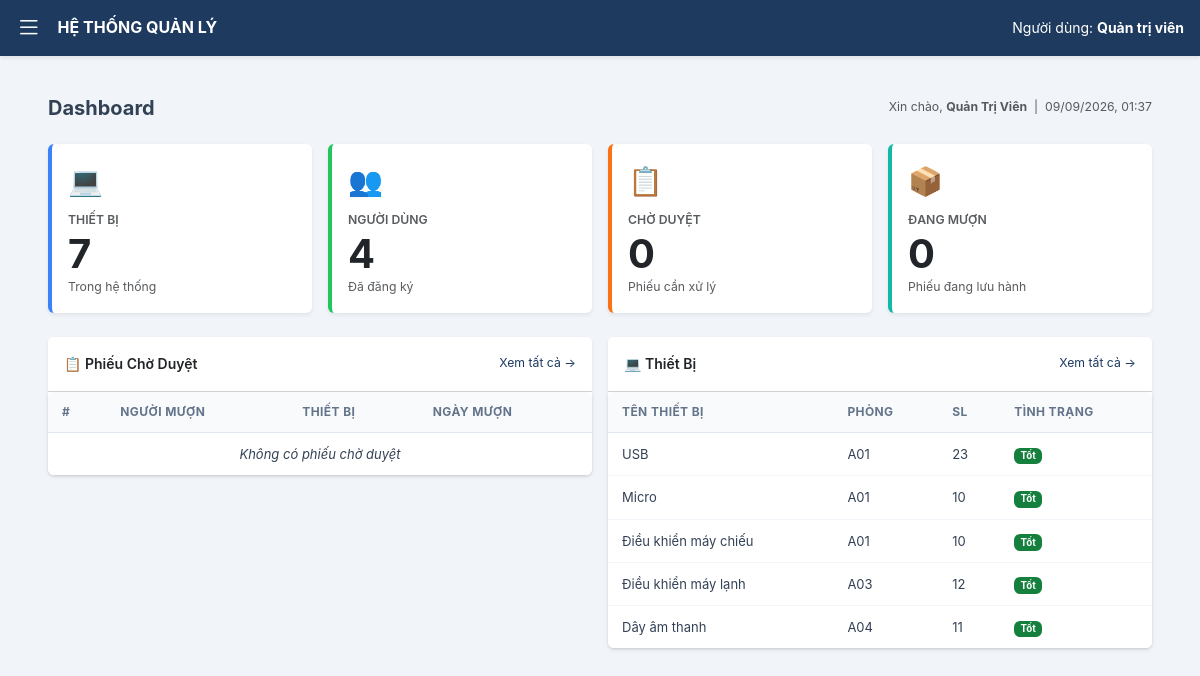
/admin.php (signed in), run on the app's committed database.
### tables this page shows
CREATE TABLE `thiet_bi` (
  `MaThietBi` varchar(20) NOT NULL,
  `MaPhong` varchar(20) NOT NULL,
  `TenThietBi` varchar(100) NOT NULL,
  `SoLuong` int(11) NOT NULL,
  `TinhTrang` varchar(50) NOT NULL
);

### dashboard.php (the view, shortened to what this page needs)
<?php
$hoTen = $_SESSION['fullname'] ?? $_SESSION['username'] ?? 'Admin';
$tongThietBi = $tongNguoiDung = $tongPhongLab = $choDuyet = $dangMuon = 0;
$r = @mysqli_query($conn, "SELECT COUNT(*) as t FROM thiet_bi");
if ($r) $tongThietBi = mysqli_fetch_assoc($r)['t'];
$r = @mysqli_query($conn, "SELECT COUNT(*) as t FROM nguoi_dung");
if ($r) $tongNguoiDung = mysqli_fetch_assoc($r)['t'];
$r = @mysqli_query($conn, "SELECT COUNT(*) as t FROM phieu_muon WHERE TrangThai = 'Chờ duyệt'");
if ($r) $choDuyet = mysqli_fetch_assoc($r)['t'];
$r = @mysqli_query($conn, "SELECT COUNT(*) as t FROM phieu_muon WHERE TrangThai = 'Duyệt mượn'");
if ($r) $dangMuon = mysqli_fetch_assoc($r)['t'];
$dsPhieu = [];
$dsThietBi = [];
$rTB = @mysqli_query($conn, "SELECT MaThietBi, TenThietBi, MaPhong, SoLuong, TinhTrang FROM thiet_bi LIMIT 5");
if ($rTB) while ($row = mysqli_fetch_assoc($rTB)) $dsThietBi[] = $row;
?>
<div class="container-fluid py-3 px-4">
    <div class="d-flex align-items-center justify-content-between mb-4">
        <h5 class="fw-bold mb-0">Dashboard</h5>
        <small class="text-muted">
            Xin chào, <strong><?= htmlspecialchars($hoTen) ?></strong>
            &nbsp;|&nbsp; <?= date('d/m/Y, H:i') ?>
        </small>
    </div>
    <div class="row g-3 mb-4">
        <div class="col-xl-3 col-md-6">
            <div class="card card-blue border-0 shadow-sm h-100">
                <div class="card-body">
                    <div class="fs-3 mb-2">💻</div>
                    <div class="text-muted small fw-semibold text-uppercase mb-1">Thiết Bị</div>
                    <div class="fs-1 fw-bold lh-1 mb-1"><?= $tongThietBi ?></div>
                    <div class="text-muted small">Trong hệ thống</div>
                </div>
            </div>
        </div>
        <div class="col-xl-3 col-md-6">
            <div class="card card-green border-0 shadow-sm h-100">
                <div class="card-body">
                    <div class="fs-3 mb-2">👥</div>
                    <div class="text-muted small fw-semibold text-uppercase mb-1">Người Dùng</div>
                    <div class="fs-1 fw-bold lh-1 mb-1"><?= $tongNguoiDung ?></div>
                    <div class="text-muted small">Đã đăng ký</div>
                </div>
            </div>
        </div>
        <div class="col-xl-3 col-md-6">
            <div class="card card-orange border-0 shadow-sm h-100">
                <div class="card-body">
                    <div class="fs-3 mb-2">📋</div>
                    <div class="text-muted small fw-semibold text-uppercase mb-1">Chờ Duyệt</div>
                    <div class="fs-1 fw-bold lh-1 mb-1"><?= $choDuyet ?></div>
                    <div class="text-muted small">Phiếu cần xử lý</div>
                </div>
            </div>
        </div>
        <div class="col-xl-3 col-md-6">
            <div class="card card-teal border-0 shadow-sm h-100">
                <div class="card-body">
                    <div class="fs-3 mb-2">📦</div>
                    <div class="text-muted small fw-semibold text-uppercase mb-1">Đang Mượn</div>
                    <div class="fs-1 fw-bold lh-1 mb-1"><?= $dangMuon ?></div>
                    <div class="text-muted small">Phiếu đang lưu hành</div>
                </div>
            </div>
        </div>
    </div>
    <div class="row g-3">
        <div class="col-lg-6">
            <div class="card border-0 shadow-sm">
                <div class="card-header bg-white d-flex justify-content-between align-items-center py-3">
                    <span class="fw-semibold">📋 Phiếu Chờ Duyệt</span>
                    <a href="admin.php?tab=choduyet" class="small text-primary text-decoration-none">Xem tất cả →</a>
                </div>
                <div class="card-body p-0">
                    <table class="table table-hover table-sm mb-0">
                        <thead class="table-light">
                            <tr>
                                <th class="ps-3">#</th>
                                <th>Người mượn</th>
                                <th>Thiết bị</th>
                                <th>Ngày mượn</th>
                            </tr>
                        </thead>
                        <tbody>
                            <?php if (empty($dsPhieu)): ?>
                                <tr><td colspan="4" class="text-center text-muted py-4 fst-italic">Không có phiếu chờ duyệt</td></tr>
                            <?php endif; ?>
                        </tbody>
                    </table>
                </div>
            </div>
        </div>
        <div class="col-lg-6">
            <div class="card border-0 shadow-sm">
                <div class="card-header bg-white d-flex justify-content-between align-items-center py-3">
                    <span class="fw-semibold">💻 Thiết Bị</span>
                    <a href="admin.php?tab=thietbi" class="small text-primary text-decoration-none">Xem tất cả →</a>
                </div>
                <div class="card-body p-0">
                    <table class="table table-hover table-sm mb-0">
                        <thead class="table-light">
                            <tr>
                                <th class="ps-3">Tên thiết bị</th>
                                <th>Phòng</th>
                                <th>SL</th>
                                <th>Tình trạng</th>
                            </tr>
                        </thead>
                        <tbody>
                            <?php if (empty($dsThietBi)): ?>
                                <tr><td colspan="4" class="text-center text-muted py-4 fst-italic">Chưa có thiết bị nào</td></tr>
                            <?php else: ?>
                                <?php foreach ($dsThietBi as $tb): ?>
                                <tr>
                                    <td class="ps-3"><?= htmlspecialchars($tb['TenThietBi']) ?></td>
                                    <td><?= htmlspecialchars($tb['MaPhong']) ?></td>
                                    <td><?= $tb['SoLuong'] ?></td>
                                    <td>
                                        <?php
                                            $tt  = $tb['TinhTrang'] ?? '';
                                            $cls = 'bg-success';
                                        ?>
                                        <span class="badge <?= $cls ?>"><?= htmlspecialchars($tt) ?></span>
                                    </td>
                                </tr>
                                <?php endforeach; ?>
                            <?php endif; ?>
                        </tbody>
                    </table>
                </div>
            </div>
        </div>
    </div>
</div>

### admin.php (shortened to what this page needs)
<?php
include 'db.php';
$tab      = $_GET['tab'] ?? 'dashboard';
$role     = $_SESSION['role'];
?>
<!DOCTYPE html>
<html lang="vi">
<head>
    <link href="https://cdn.jsdelivr.net/npm/bootstrap@5.3.0/dist/css/bootstrap.min.css" rel="stylesheet">
    <link rel="stylesheet" href="https://cdn.jsdelivr.net/npm/bootstrap-icons@1.11.0/font/bootstrap-icons.css">
    <link rel="stylesheet" href="admin-pages/admin.css">
    <link rel="stylesheet" href="style.css">
</head>
<body>
    <nav class="navbar navbar-dark bg-primary shadow-sm sticky-top">
        <div class="container-fluid px-3">
            <div class="d-flex align-items-center">
                <button class="nav-btn me-3" type="button"
                        data-bs-toggle="offcanvas" data-bs-target="#sidebarMenu">
                    <i class="bi bi-list"></i>
                </button>
                <span class="navbar-brand mb-0">HỆ THỐNG QUẢN LÝ</span>
            </div>
            <span class="text-white d-none d-md-inline">
                Người dùng: <b><?= $role === 'Admin' ? 'Quản trị viên' : 'Quản lý' ?></b>
            </span>
        </div>
    </nav>
    <div class="admin-content">
        <?php
        switch ($tab) {
            default:            include 'admin-pages/dashboard.php';   break;
        }
        ?>
    </div>
</body>
</html>

### admin.css (style rules this page uses)
:root { --navy: #1e3a5f; --navy-dark: #152b47; --bg: #f0f2f5; --line: #e2e8f0; --text: #334155; --muted: #64748b; --green: #15803d; --green-bg: #dcfce7; --red: #b91c1c; --red-bg: #fee2e2; --amber: #b45309; --amber-bg: #fef3c7; --slate-50: #f8fafc; --slate-100: #f1f5f9; --slate-200: #e2e8f0; --slate-300: #cbd5e1; --slate-400: #94a3b8; --slate-500: #64748b; --slate-600: #475569; --slate-700: #334155; --slate-800: #1e293b; --blue-50: #eff6ff; --blue-100: #dbeafe; --blue-500: #3b82f6; --blue-700: #1d4ed8; --green-100: #dcfce7; --green-700: #15803d; --amber-100: #fef3c7; --amber-700: #b45309; --red-100: #fee2e2; --red-700: #b91c1c; --radius: 6px; --shadow-sm: 0 1px 3px rgba(0,0,0,.07), 0 1px 2px rgba(0,0,0,.04); --bs-primary: #1e3a5f; --bs-primary-rgb: 30,58,95; }
.bg-primary { background-color: var(--navy) !important; }
.text-primary { color: var(--navy) !important; }
.badge.bg-success { background-color: var(--green) !important; }
body { background: var(--bg); font-family: 'Segoe UI', system-ui, -apple-system, sans-serif; color: var(--text); }
.nav-btn { font-size: 1.6rem; cursor: pointer; border: none; background: none; color: #fff; }
.navbar { min-height: 52px; }
.navbar-brand { font-size: 1rem; font-weight: 700; }
.admin-content { max-width: 1400px; margin: 0 auto; padding: 24px; }
.admin-content table, .data-table { width: 100%; border-collapse: collapse; background: #fff; }
.admin-content table thead th, .data-table thead th { background: var(--slate-50) !important; color: var(--muted) !important; font-size: 12px !important; font-weight: 700 !important; text-transform: uppercase; letter-spacing: .4px; padding: 11px 14px !important; border-bottom: 1px solid var(--line) !important; border-top: none !important; text-align: left !important; white-space: nowrap; vertical-align: middle !important; }
.admin-content table tbody td, .data-table tbody td { padding: 11px 14px !important; font-size: 13px !important; color: var(--text) !important; border-bottom: 1px solid var(--slate-100) !important; border-top: none !important; vertical-align: middle !important; }
.admin-content table tbody tr:last-child td { border-bottom: none !important; }
.card-blue { border-left: 4px solid #3b82f6 !important; }
.card-green { border-left: 4px solid #22c55e !important; }
.card-orange { border-left: 4px solid #f97316 !important; }
.card-teal { border-left: 4px solid #14b8a6 !important; }

### style.css (style rules this page uses)
:root { --navy-900: #0a1f3d; --navy-800: #1a3c6e; --navy-700: #1e4d91; --blue-500: #3b82f6; --blue-100: #dbeafe; --blue-50: #eff6ff; --slate-900: #0f172a; --slate-700: #334155; --slate-500: #64748b; --slate-400: #94a3b8; --slate-300: #cbd5e1; --slate-200: #e2e8f0; --slate-100: #f1f5f9; --slate-50: #f8fafc; --green-700: #15803d; --green-100: #dcfce7; --amber-700: #b45309; --amber-100: #fef3c7; --red-700: #b91c1c; --red-100: #fee2e2; --violet-700:#6d28d9; --violet-100:#ede9fe; --shadow-sm: 0 1px 3px rgba(15,23,42,.08), 0 1px 2px rgba(15,23,42,.04); --shadow-md: 0 4px 8px rgba(15,23,42,.08), 0 2px 4px rgba(15,23,42,.04); --radius: 6px; }
*, *::before, *::after { margin: 0; padding: 0; box-sizing: border-box; }
body { font-family: 'Inter', system-ui, -apple-system, 'Segoe UI', sans-serif; background: var(--slate-100); color: var(--slate-700); min-height: 100vh; font-size: 14px; line-height: 1.55; -webkit-font-smoothing: antialiased; }
table { width: 100%; border-collapse: collapse; background: #fff; border-radius: var(--radius); box-shadow: var(--shadow-sm); overflow: hidden; }
table thead th { background: var(--slate-50); padding: 11px 16px; text-align: left; font-size: 12px; font-weight: 700; color: var(--slate-500); border-bottom: 1px solid var(--slate-200); white-space: nowrap; }
table tbody td { padding: 12px 16px; font-size: 13.5px; color: var(--slate-700); border-bottom: 1px solid var(--slate-100); vertical-align: middle; }
table tbody tr:last-child td { border-bottom: none; }

### data on the page
thiet_bi: TenThietBi "USB", MaPhong "A01", SoLuong "23", TinhTrang "Tốt"
thiet_bi: TenThietBi "Micro", MaPhong "A01", SoLuong "10", TinhTrang "Tốt"
thiet_bi: TenThietBi "Điều khiển máy chiếu", MaPhong "A01", SoLuong "10", TinhTrang "Tốt"
thiet_bi: TenThietBi "Điều khiển máy lạnh", MaPhong "A03", SoLuong "12", TinhTrang "Tốt"
thiet_bi: TenThietBi "Dây âm thanh", MaPhong "A04", SoLuong "11", TinhTrang "Tốt"

### other printed values
$hoTen "Quản Trị Viên"
$tongThietBi "7"
$tongNguoiDung "4"
$choDuyet "0"
$dangMuon "0"
